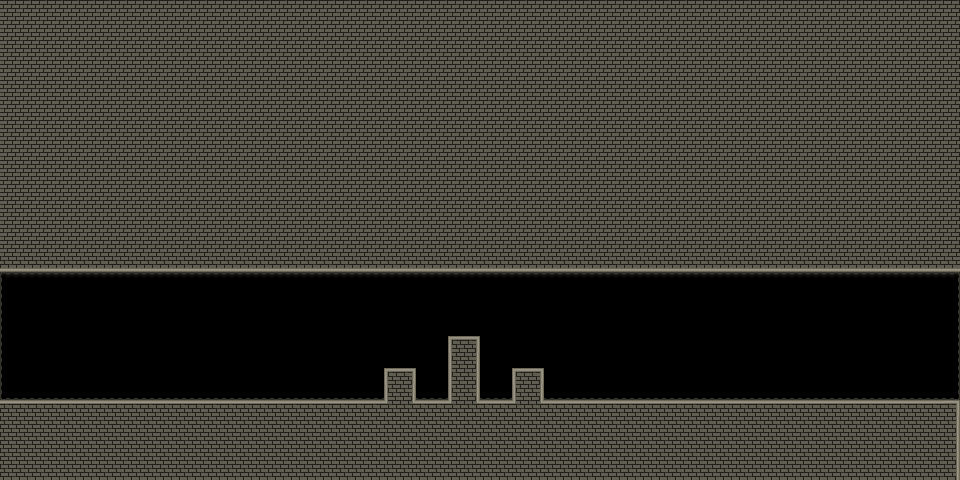

A 2D game scene composited from a Tiled map and its tileset images. What follows is a short description and the map's XML, with each tile layer's data collapsed to a summary:
An orthogonal 60x30 tile map with 16x16 px tiles, 1 tile layer (Ground) and 9 objects (2x Wall, 2x dialog, Ground1, Block3, Block2, ...).

<map version="1.10" tiledversion="1.10.2" orientation="orthogonal" renderorder="right-up" compressionlevel="2" width="60" height="30" tilewidth="16" tileheight="16" infinite="0" nextlayerid="5" nextobjectid="11">
 <tileset firstgid="1" source="dragonheart.tsx" />
 <layer id="1" name="Ground" width="60" height="30">
  <data>[1800 cells, 1800 non-empty, 18 distinct tile ids]</data>
 </layer>
 <objectgroup id="4" name="Barriers">
  <object id="1" name="Wall" x="-16" y="256" width="16" height="160" />
  <object id="2" name="Ground1" x="-16" y="400" width="976" height="16" />
  <object id="6" name="Block3" x="512" y="368" width="32" height="48" />
  <object id="3" name="Block2" x="448" y="336" width="32" height="80" />
  <object id="5" name="Block1" x="384" y="368" width="32" height="48" />
  <object id="7" name="Ceiling" x="-16" y="256" width="976" height="16" />
  <object id="8" name="Wall" x="960" y="256" width="16" height="160" />
 </objectgroup>
 <objectgroup id="3" name="Objects">
  <object id="10" name="test2" type="dialog" x="464" y="320">
   <properties>
    <property name="class" value="dialog" />
    <property name="dialog" value="Dialog/test2" />
   </properties>
   <point />
  </object>
  <object id="9" name="test1" type="dialog" x="320" y="384">
   <properties>
    <property name="class" value="dialog" />
    <property name="dialog" value="Dialog/test1" />
   </properties>
   <point />
  </object>
 </objectgroup>
</map>
